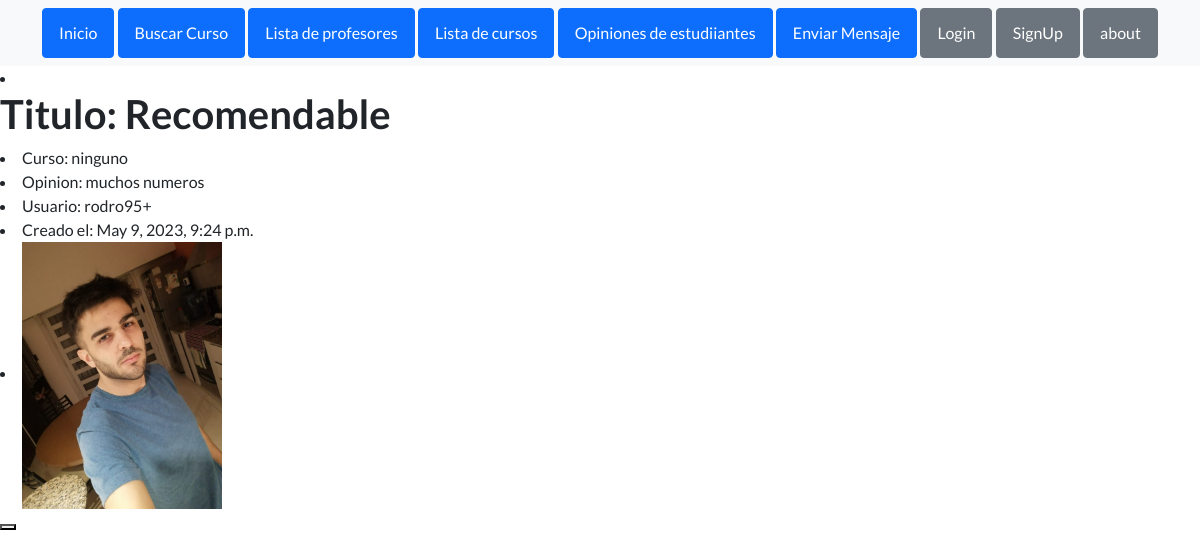
/listaposteos/, run on an earlier commit of the app's database.
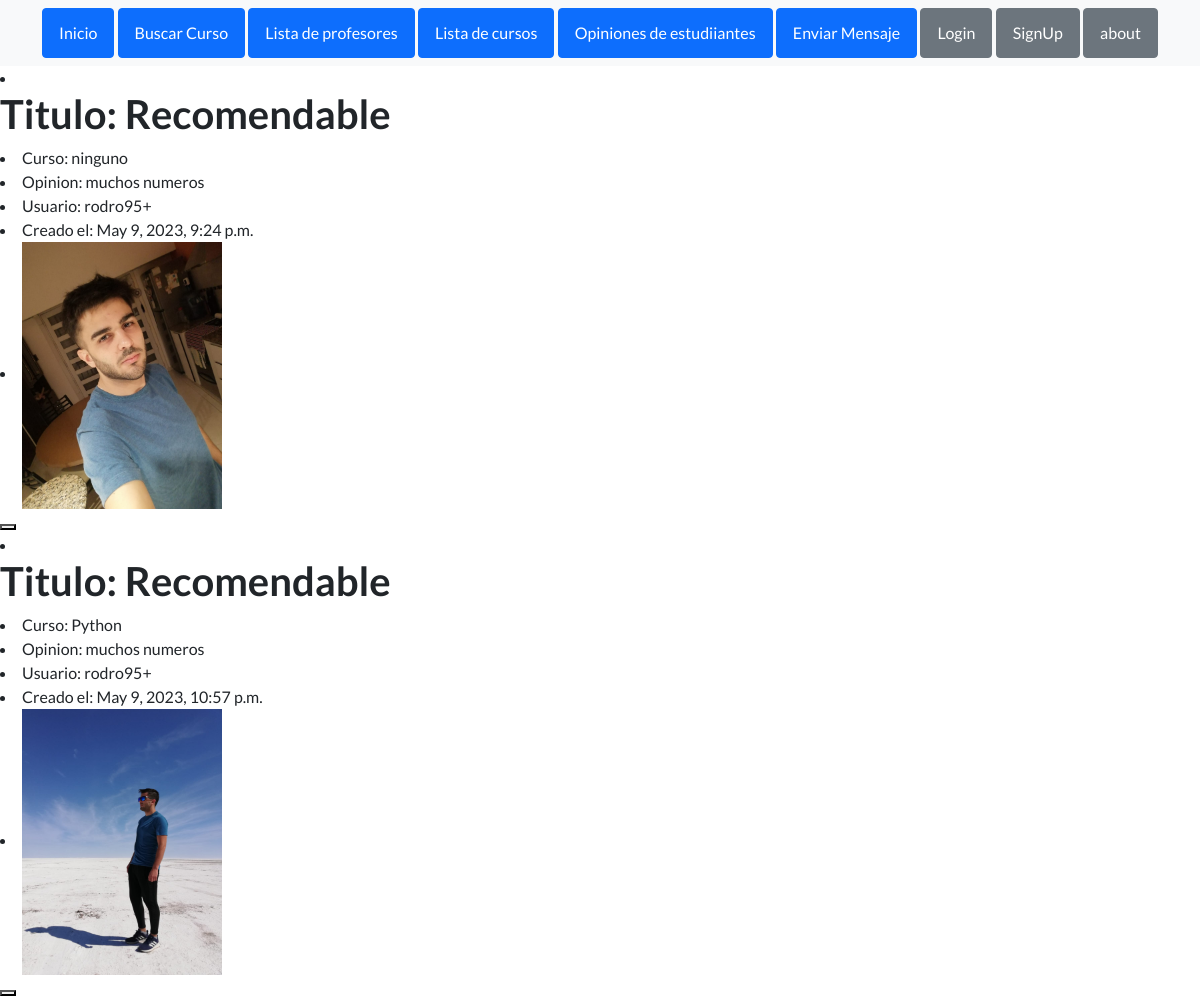
And on a later commit of the database.
### appCoder/models.py (models this page shows, shortened)
class Posteo(models.Model):
    titulo=models.CharField(max_length=30)
    curso_concretado=models.CharField(max_length=40)
    resenia=models.CharField(max_length=200)
    imagen = models.ImageField(upload_to="posts", null=True, blank=True)
    publisher = models.ForeignKey(to=User, on_delete=models.CASCADE, related_name="publisher")
    fecha_post = models.DateTimeField(auto_now_add= True)

### appCoder/views.py (the view)
# urls.py: path('listaposteos/', mostrar_posteos, name='lista_post'),
def mostrar_posteos(request):
      posteos= Posteo.objects.all()
      context = {'posteos': posteos}
      return render(request, 'mostrar_posteos.html', context=context)

### appCoder/templates/mostrar_posteos.html (shortened to what this page needs)
{% extends "index.html" %}
    {%load static %}
{% block codigoDinamico %}
    {% for p in posteos %}
    <li><h1> Titulo: {{ p.titulo }}</h1></li>
        <li> Curso: {{ p.curso_concretado }}</li>
        <li> Opinion: {{ p.resenia }}</li>
        <li> Usuario: {{ p.publisher }}</li>
        <li> Creado el: {{ p.fecha_post }}</li>
         {% if p.imagen %}
         <li><img src="{{ p.imagen.url }}" alt="Imagen" style="width: 200px"></li>
        {% endif%}
        <button>
         </button>
    {% endfor %}
{% endblock %}

What changed in the data, as far as the page shows it:
added Posteo: titulo "Recomendable", curso_concretado "Python", resenia "muchos numeros", publisher "rodro95+", fecha_post "May 9, 2023, 10:57 p.m.", imagen (picture)
